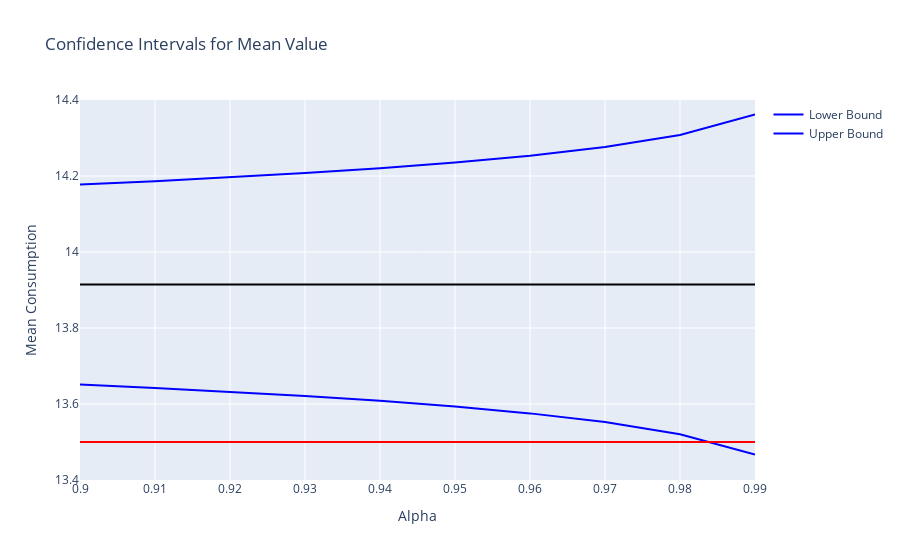

This figure's notebook cell:
### Code cell
import numpy as np
import pandas as pd
import scipy.stats as stats
import plotly.graph_objects as go

# Load data
spotreba = pd.read_csv("consumption.csv", header=None).values.flatten()

# Initialize variables
alphas = []
lower_bounds = []
upper_bounds = []

# Calculate confidence intervals
for i in range(1, 11):
    a = 1 - i / 100
    alphas.append(a)
    ci = stats.t.interval(
        confidence=a,
        df=len(spotreba) - 1,
        loc=np.mean(spotreba),
        scale=stats.sem(spotreba),
    )
    lower_bounds.append(ci[0])
    upper_bounds.append(ci[1])

# Plotting
fig = go.Figure()

fig.add_trace(
    go.Scatter(
        x=alphas,
        y=lower_bounds,
        mode="lines",
        name="Lower Bound",
        line=dict(color="blue"),
    )
)
fig.add_trace(
    go.Scatter(
        x=alphas,
        y=upper_bounds,
        mode="lines",
        name="Upper Bound",
        line=dict(color="blue"),
    )
)

# Declared consumption
fig.add_hline(y=13.5, line_color="red")

# Mean consumption
fig.add_hline(y=np.mean(spotreba), line_color="black")

fig.update_layout(
    title="Confidence Intervals for Mean Value",
    xaxis_title="Alpha",
    yaxis_title="Mean Consumption",
    yaxis_range=[13.4, 14.4],
)
fig.show()

### Figure 1 — Plotly figure (JSON) as saved in the notebook; plotly's stock layout.template omitted (floating-point values rounded to 4 significant figures)
{"data": [{"line": {"color": "blue"}, "mode": "lines", "name": "Lower Bound", "type": "scatter", "x": [0.99, 0.98, 0.97, 0.96, 0.95, 0.94, 0.93, 0.92, 0.91, 0.9], "y": [13.47, 13.52, 13.55, 13.58, 13.59, 13.61, 13.62, 13.63, 13.64, 13.65]}, {"line": {"color": "blue"}, "mode": "lines", "name": "Upper Bound", "type": "scatter", "x": [0.99, 0.98, 0.97, 0.96, 0.95, 0.94, 0.93, 0.92, 0.91, 0.9], "y": [14.36, 14.31, 14.28, 14.25, 14.24, 14.22, 14.21, 14.2, 14.19, 14.18]}], "layout": {"shapes": [{"line": {"color": "red"}, "type": "line", "x0": 0, "x1": 1, "xref": "x domain", "y0": 13.5, "y1": 13.5, "yref": "y"}, {"line": {"color": "black"}, "type": "line", "x0": 0, "x1": 1, "xref": "x domain", "y0": 13.91, "y1": 13.91, "yref": "y"}], "title": {"text": "Confidence Intervals for Mean Value"}, "xaxis": {"title": {"text": "Alpha"}}, "yaxis": {"range": [13.4, 14.4], "title": {"text": "Mean Consumption"}}}}
